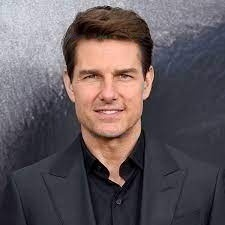
#> input picture Image-Encryption-and-Authentication/tom.jpg, 225 x 225 px, found by its file name
$ python RSA3.py
#> lines starting #> are read from the running program, lines starting #| are printed output that depends on the picture
import cv2
import numpy as np
import matplotlib.pyplot as plt
from PIL import Image

my_img = Image.open('C:/Users/vishn/PycharmProjects/imo/dtjdtg/Image-Encryption-and-Authentication/tom.jpg')
#> my_img is the input picture: PIL image 225x225 RGB; mean R, G, B 99.2, 88.9, 93.1
# cv2_imshow(my_img)
plt.imshow(my_img)
pix = my_img.load()
# RSA

# STEP 1: Generate Two Large Prime Numbers (p,q) randomly
from random import randrange, getrandbits


def power(a, d, n):
    ans = 1;
    while d != 0:
        if d % 2 == 1:
            ans = ((ans % n) * (a % n)) % n
        a = ((a % n) * (a % n)) % n
        d >>= 1
    return ans;

def poer(a, d, n):
    abc=pow(a,d)
    ans = abc%n;
    return ans;

def MillerRabin(N, d):
    a = randrange(2, N - 1)
    x = power(a, d, N);
    if x == 1 or x == N - 1:
        return True;
    else:
        while (d != N - 1):
            x = ((x % N) * (x % N)) % N;
            if x == 1:
                return False;
            if x == N - 1:
                return True;
            d <<= 1;
    return False;


def is_prime(N, K):
    if N == 3 or N == 2:
        return True;
    if N <= 1 or N % 2 == 0:
        return False;

    # Find d such that d*(2^r)=X-1
    d = N - 1
    while d % 2 != 0:
        d /= 2;

    for _ in range(K):
        if not MillerRabin(N, d):
            return False;
    return True;


def generate_prime_candidate(length):
    # generate random bits
    p = getrandbits(length)
    # apply a mask to set MSB and LSB to 1
    # Set MSB to 1 to make sure we have a Number of 1024 bits.
    # Set LSB to 1 to make sure we get a Odd Number.
    p |= (1 << length - 1) | 1
    return p


def generatePrimeNumber(length):
#> called with length = 5
    A = 4
    while not is_prime(A, 128):
        A = generate_prime_candidate(length)
    return A


length = 5
P = generatePrimeNumber(length)
Q = generatePrimeNumber(length)

print(P)
print(Q)

# Step 2: Calculate N=P*Q and Euler Totient Function = (P-1)*(Q-1)
N = P * Q
eulerTotient = (P - 1) * (Q - 1)
print(N)
print(eulerTotient)


# Step 3: Find E such that GCD(E,eulerTotient)=1(i.e., e should be co-prime) such that it satisfies this condition:-  1<E<eulerTotient

def GCD(a, b):
    if a == 0:
        return b;
    return GCD(b % a, a)


E = generatePrimeNumber(4)
while GCD(E, eulerTotient) != 1:
    E = generatePrimeNumber(4)
print(E)


# Step 4: Find D.
# For Finding D: It must satisfies this property:-  (D*E)Mod(eulerTotient)=1;
# Now we have two Choices
# 1. That we randomly choose D and check which condition is satisfying above condition.
# 2. For Finding D we can Use Extended Euclidean Algorithm: ax+by=1 i.e., eulerTotient(x)+E(y)=GCD(eulerTotient,e)
# Here, Best approach is to go for option 2.( Extended Euclidean Algorithm.)

def gcdExtended(E, eulerTotient):
#> called with E = 13, eulerTotient = 288
    a1, a2, b1, b2, d1, d2 = 1, 0, 0, 1, eulerTotient, E

    while d2 != 1:
        # k
        k = (d1 // d2)

        # a
        temp = a2
        a2 = a1 - (a2 * k)
        a1 = temp

        # b
        temp = b2
        b2 = b1 - (b2 * k)
        b1 = temp

        # d
        temp = d2
        d2 = d1 - (d2 * k)
        d1 = temp

        D = b2

    if D > eulerTotient:
        D = D % eulerTotient
    elif D < 0:
        D = D + eulerTotient

    return D


D = gcdExtended(E, eulerTotient)
print(D)

row, col = my_img.size[0], my_img.size[1]
#> row = 225; col = 225
enc = [[0 for x in range(3000)] for y in range(3000)]

# Step 5: Encryption
size = my_img.size
#> size = (225, 225)
for i in range(row):
    for j in range(col):
        r, g, b = pix[i, j]
        C1 = power(r, E, N)
        C2 = power(g, E, N)
        C3 = power(b, E, N)
        enc[i][j] = [C1, C2, C3]
        C1 = C1 % 256
        C2 = C2 % 256
        C3 = C3 % 256
        pix[i, j] = (C1, C2, C3)

plt.imshow(my_img)
plt.show()
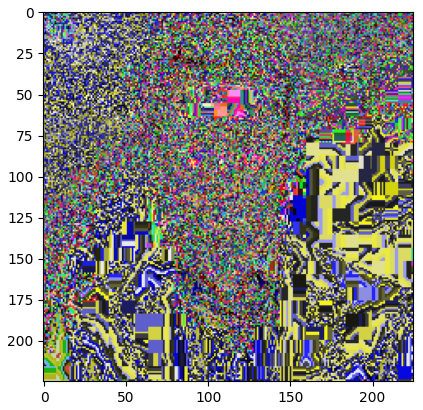
#> figure drawn by matplotlib, 1 panel

# Step 6: Decryption
for i in range(row):
    for j in range(col):
        r, g, b = enc[i][j]
        M1 = power(r, D, N)
        M2 = power(g, D, N)
#> (the run stopped early here; a loop or call above may not have finished)
